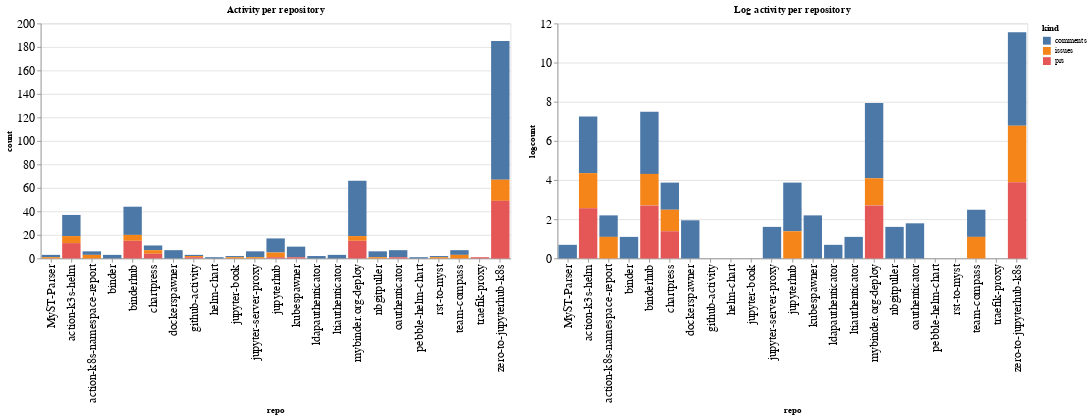

Notebook code cell kept with this figure:
### Code cell
ch1 = alt.Chart(repo_summaries, width=600, title="Activity per repository").mark_bar().encode(
    x='repo',
    y='count',
    color='kind',
    tooltip="kind"
)

ch2 = alt.Chart(repo_summaries, width=600, title="Log activity per repository").mark_bar().encode(
    x='repo',
    y='logcount',
    color='kind',
    tooltip="kind"
)

ch1 | ch2

### Figure 1 — Vega-Lite specification as saved in the notebook (floating-point values rounded to 4 significant figures)
{"config": {"axisLeft": {"labelFontSize": 15}, "axisBottom": {"labelFontSize": 15}}, "hconcat": [{"mark": "bar", "encoding": {"color": {"type": "nominal", "field": "kind"}, "tooltip": {"type": "nominal", "field": "kind"}, "x": {"type": "nominal", "field": "repo"}, "y": {"type": "quantitative", "field": "count"}}, "title": "Activity per repository", "width": 600}, {"mark": "bar", "encoding": {"color": {"type": "nominal", "field": "kind"}, "tooltip": {"type": "nominal", "field": "kind"}, "x": {"type": "nominal", "field": "repo"}, "y": {"type": "quantitative", "field": "logcount"}}, "title": "Log activity per repository", "width": 600}], "data": {"name": "data-71d18d0a3ee2e8c46079d80af4742bbb"}, "$schema": "https://vega.github.io/schema/vega-lite/v4.8.1.json", "datasets": {"data-71d18d0a3ee2e8c46079d80af4742bbb": [{"repo": "MyST-Parser", "kind": "comments", "count": 2, "logcount": 0.6931}, {"repo": "MyST-Parser", "kind": "issues", "count": 1, "logcount": 0.0}, {"repo": "action-k3s-helm", "kind": "comments", "count": 18, "logcount": 2.89}, {"repo": "action-k3s-helm", "kind": "issues", "count": 6, "logcount": 1.792}, {"repo": "action-k3s-helm", "kind": "prs", "count": 13, "logcount": 2.565}, {"repo": "action-k8s-namespace-report", "kind": "comments", "count": 3, "logcount": 1.099}, {"repo": "action-k8s-namespace-report", "kind": "issues", "count": 3, "logcount": 1.099}, {"repo": "binder", "kind": "comments", "count": 3, "logcount": 1.099}, {"repo": "binderhub", "kind": "comments", "count": 24, "logcount": 3.178}, {"repo": "binderhub", "kind": "issues", "count": 5, "logcount": 1.609}, {"repo": "binderhub", "kind": "prs", "count": 15, "logcount": 2.708}, {"repo": "chartpress", "kind": "comments", "count": 4, "logcount": 1.386}, {"repo": "chartpress", "kind": "issues", "count": 3, "logcount": 1.099}, {"repo": "chartpress", "kind": "prs", "count": 4, "logcount": 1.386}, {"repo": "dockerspawner", "kind": "comments", "count": 7, "logcount": 1.946}, {"repo": "github-activity", "kind": "comments", "count": 1, "logcount": 0.0}, {"repo": "github-activity", "kind": "issues", "count": 1, "logcount": 0.0}, {"repo": "github-activity", "kind": "prs", "count": 1, "logcount": 0.0}, {"repo": "helm-chart", "kind": "comments", "count": 1, "logcount": 0.0}, {"repo": "jupyter-book", "kind": "comments", "count": 1, "logcount": 0.0}, {"repo": "jupyter-book", "kind": "issues", "count": 1, "logcount": 0.0}, {"repo": "jupyter-server-proxy", "kind": "comments", "count": 5, "logcount": 1.609}, {"repo": "jupyter-server-proxy", "kind": "issues", "count": 1, "logcount": 0.0}, {"repo": "jupyterhub", "kind": "comments", "count": 12, "logcount": 2.485}, {"repo": "jupyterhub", "kind": "issues", "count": 4, "logcount": 1.386}, {"repo": "jupyterhub", "kind": "prs", "count": 1, "logcount": 0.0}, {"repo": "kubespawner", "kind": "comments", "count": 9, "logcount": 2.197}, {"repo": "kubespawner", "kind": "prs", "count": 1, "logcount": 0.0}, {"repo": "ldapauthenticator", "kind": "comments", "count": 2, "logcount": 0.6931}, {"repo": "ltiauthenticator", "kind": "comments", "count": 3, "logcount": 1.099}, {"repo": "mybinder.org-deploy", "kind": "comments", "count": 47, "logcount": 3.85}, {"repo": "mybinder.org-deploy", "kind": "issues", "count": 4, "logcount": 1.386}, {"repo": "mybinder.org-deploy", "kind": "prs", "count": 15, "logcount": 2.708}, {"repo": "nbgitpuller", "kind": "comments", "count": 5, "logcount": 1.609}, {"repo": "nbgitpuller", "kind": "issues", "count": 1, "logcount": 0.0}, {"repo": "oauthenticator", "kind": "comments", "count": 6, "logcount": 1.792}, {"repo": "oauthenticator", "kind": "prs", "count": 1, "logcount": 0.0}, {"repo": "pebble-helm-chart", "kind": "comments", "count": 1, "logcount": 0.0}, {"repo": "rst-to-myst", "kind": "comments", "count": 1, "logcount": 0.0}, {"repo": "rst-to-myst", "kind": "issues", "count": 1, "logcount": 0.0}, {"repo": "team-compass", "kind": "comments", "count": 4, "logcount": 1.386}, {"repo": "team-compass", "kind": "issues", "count": 3, "logcount": 1.099}, {"repo": "traefik-proxy", "kind": "prs", "count": 1, "logcount": 0.0}, {"repo": "zero-to-jupyterhub-k8s", "kind": "comments", "count": 118, "logcount": 4.771}, {"repo": "zero-to-jupyterhub-k8s", "kind": "issues", "count": 18, "logcount": 2.89}, {"repo": "zero-to-jupyterhub-k8s", "kind": "prs", "count": 49, "logcount": 3.892}]}}
